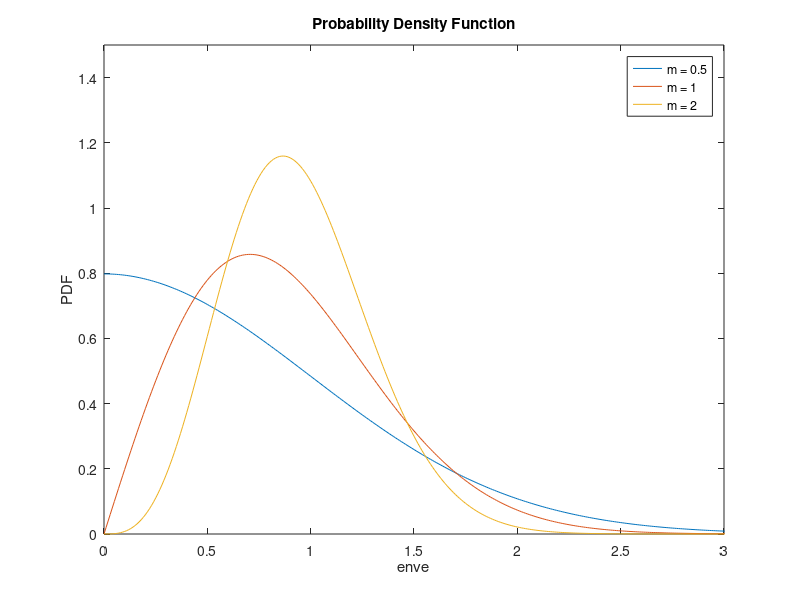
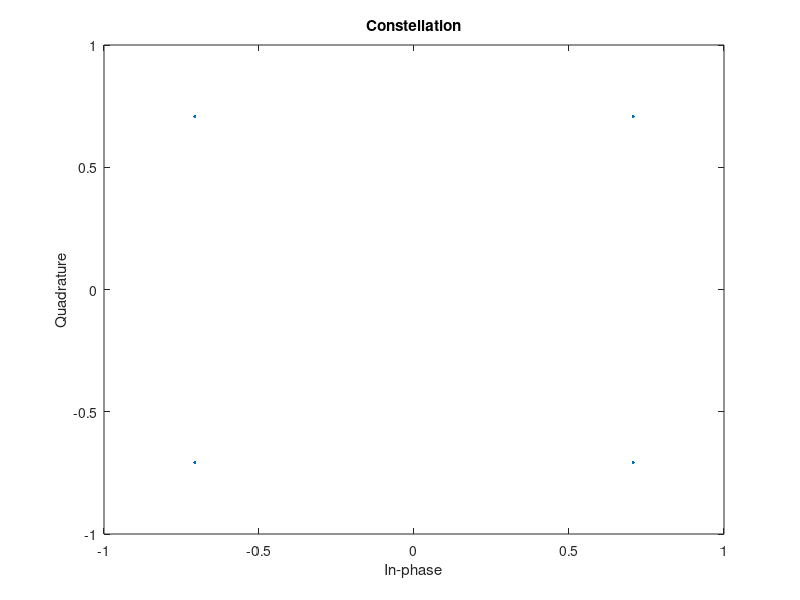
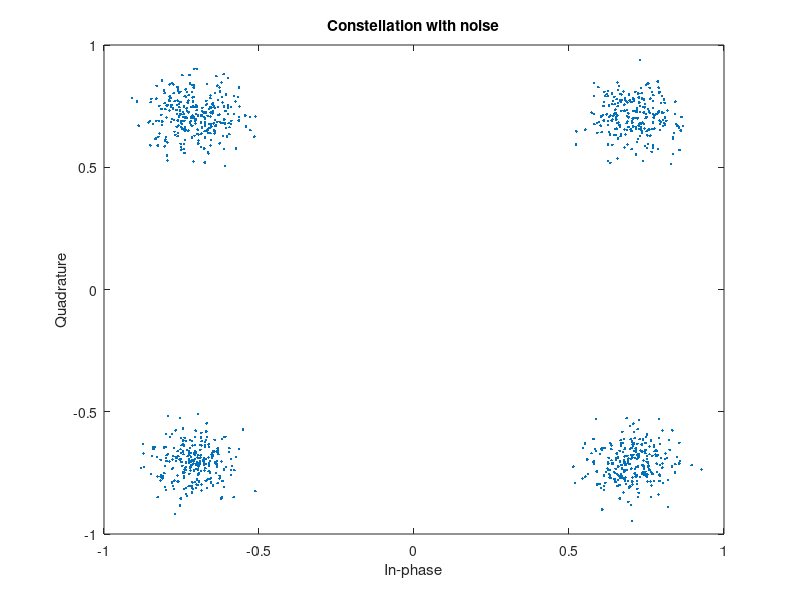
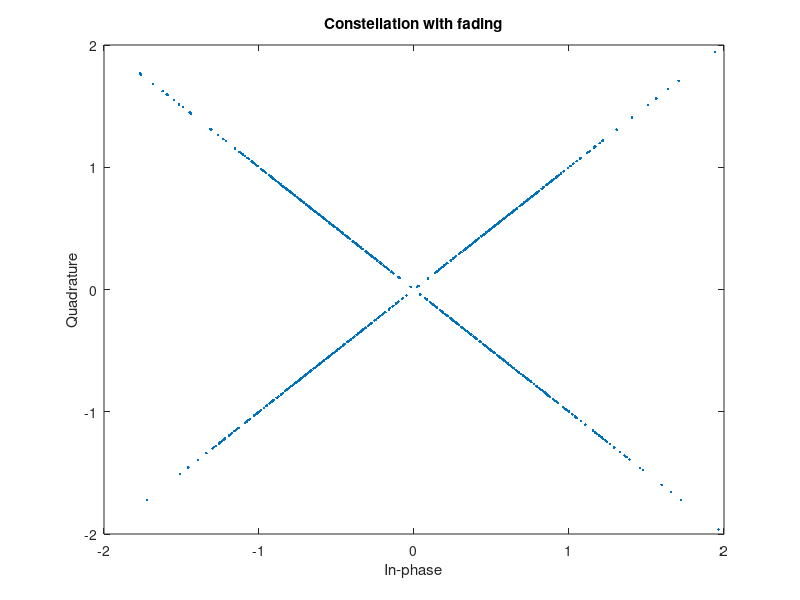

These charts were generated, in order, by the following MATLAB code:
clc
clear
close all 

% Igor Martins Rocha
% Simulation of nakagami-m fading channel

m = 1;      % Controls the format, the higher the m, the weaker the fading
w = 1;      % Controls the spreading
snr = 20;

% --------- Plotar FDP --------------------------- %
x = 0:0.01:5;

m = 0.5;
f = (2*(m^m)*x.^(2*m-1).*exp((-m/w)*x.^2))/(gamma(m)*(w^m)); % FDP
plot (x,f);
hold on;

m = 1;
f = (2*(m^m)*x.^(2*m-1).*exp((-m/w)*x.^2))/(gamma(m)*(w^m)); % FDP
plot (x,f);
hold on;

m = 2;
f = (2*(m^m)*x.^(2*m-1).*exp((-m/w)*x.^2))/(gamma(m)*(w^m)); % FDP
plot (x,f);
hold on;

legend({'m = 0.5', 'm = 1', 'm = 2'});
xlabel('enve');
ylabel('PDF');
axis([0 3 0 1.5]);
title('Probability Density Function');

m = 1;
f = (2*(m^m)*x.^(2*m-1).*exp((-m/w)*x.^2))/(gamma(m)*(w^m)); % FDP
% --------- Nakagami-m distribution --------------%
fs = 100;                                   %Signal frequency
fa = 20*fs;                                 %Sampling frequency
t = 0:1/fa:100;
y1 = sin (2*pi*fs*t);                      
y2 = awgn (y1, snr, 'measured');            % Signal with noise

pd = makedist('Nakagami','mu',m,'omega',w); 
r = random(pd,length(t),1)';                

y3  = r.*y1;                                % Signal with fading
y4 = awgn (y3, snr,'measured');             % Signal with noise and fading

% ---------- Constellation --------------------%
M = 4;
sym = 1000; % Number of symbols
data = randi([0 M-1],sym,1);  
txSig = pskmod(data,M,pi/M);  

r = random (pd, sym,1);      

rxd = r.*txSig;                       % Adding the fading
rxn = awgn (txSig, snr, 'measured');   % Adding the noise
rxdn = awgn(rxd, snr, 'measured');     % Noise and fading

scatterplot(txSig)
title('Constellation')

scatterplot(rxn)
title('Constellation with noise')

scatterplot(rxd)
title('Constellation with fading')

scatterplot(rxdn)
title('Constellation with noise and fading')


% --------- Plotting the graphics ---------- %
figure();
subplot (2,2,1)
plot (t,y1);
title('Signal')
axis([0 5/fs -2 2])

subplot (2,2,2)
plot (t,y2);
title('Signal with noise')
axis([0 5/fs -2 2])

subplot (2,2,3)
plot (t,y3);
title('Signal with fading')
axis([0 5/fs -2 2])

subplot(2,2,4)
plot (t,y4);
title('Signal with fading and noise')
axis([0 5/fs -2 2])